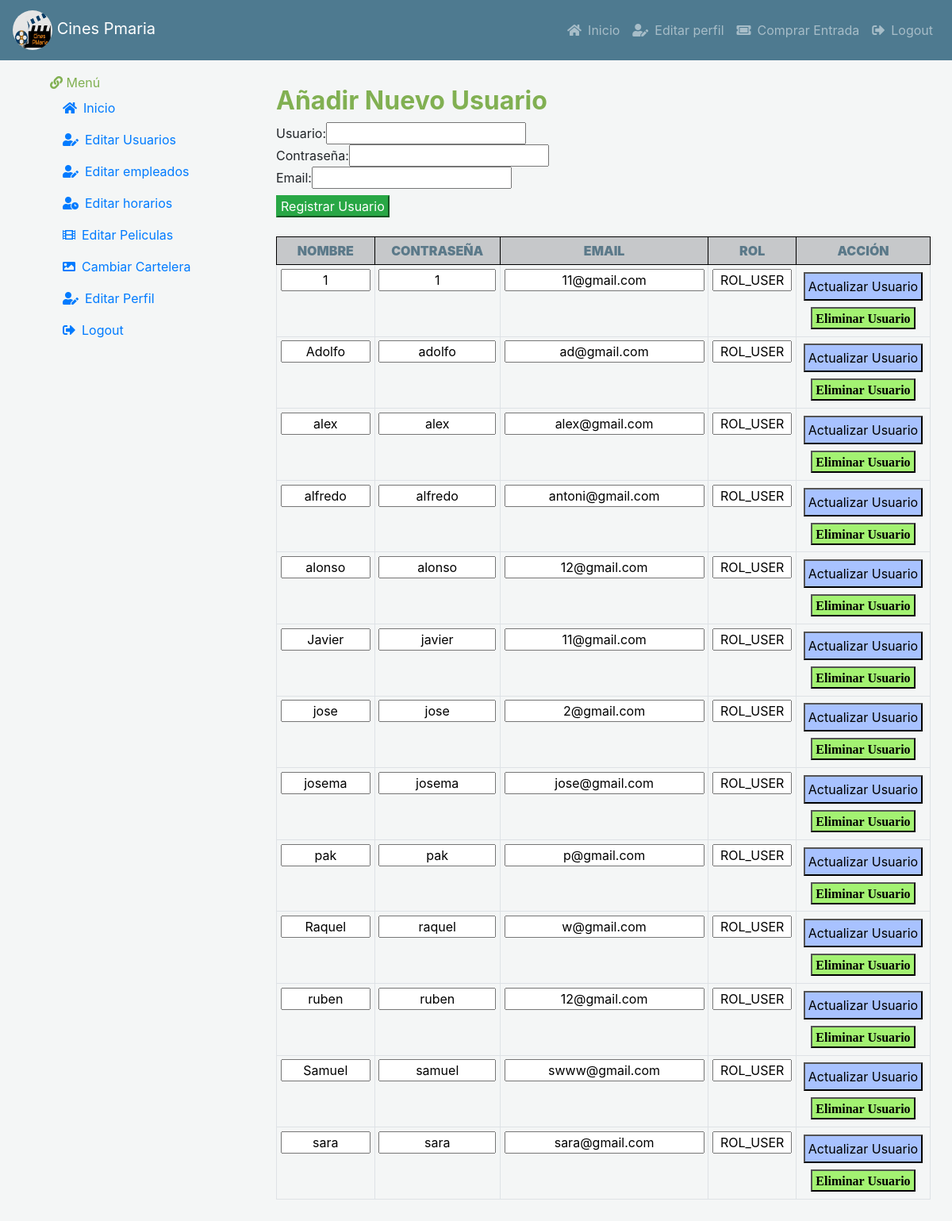
The app's page /vista/indexEditUsers.php (signed in) with its own data.
### tables this page shows
CREATE TABLE `usuarios` (
  `usuario` varchar(25) NOT NULL,
  `contrasena` varchar(25) NOT NULL,
  `email` varchar(30) NOT NULL,
  `ROL` varchar(20) NOT NULL DEFAULT 'ROL_USER',
  `activo` int(5) NOT NULL DEFAULT 1,
  `horario` int(5) NOT NULL DEFAULT -1
);

### modelo/conexion.php (called while the page is built, shortened)
<?php
  class Conexion{
    private $conexion;
    public function __construct(){
      $this->servidor = "localhost";
      $this->usuario = "root";
      $this->clave = "";
      $this->base = "cinespmaria";
      $this->conexion = new mysqli($this->servidor, $this->usuario,
      $this->clave, $this->base);
    }
    public function ejecutarConsulta( $sql){
      $contenedor = $this->conexion->query($sql);
      return $contenedor->fetch_all();
    }
  }
 ?>

### modelo/userModelo.php (called while the page is built, shortened)
<?php
  class Users {
    public static function listaUsuarios(){
      $con = new Conexion();
      $cont = $con->ejecutarConsulta("SELECT * FROM usuarios WHERE ROL LIKE 'ROL_USER'");
      return $cont;
    }
    public static function userRol($user){
      $con = new Conexion();
      $cont = $con->ejecutarConsulta("SELECT * from usuarios WHERE usuario = '$user'");
      return $cont;
    }
  }
 ?>

### vista/editUsuarios.php (the view, shortened to what this page needs)
      <h2 class="text-success"><b> Añadir Nuevo Usuario </b></h2>
       <form  autocomplete="off" method="POST" action= '../controlador/añadirUser.php'>
           Usuario:<input type="text" name="usuario" value="<?php if(isset($_POST['usuario'])) echo $_POST['usuario'];  ?>" required />
           <?php if(isset($_POST['registrar']) && empty($_POST['usuario'])) echo "<span style='color:red'><--¡Debe introducir un nombre de usuario!</span>"; ?><br>
           Contraseña:<input type="password" name="contraseña" value="<?php if(isset($_POST['contraseña'])) echo $_POST['contraseña']; ?>" required/>
           <?php if(isset($_POST['registrar']) && empty($_POST['contraseña'])) echo "<span style='color:red'><--¡Debes introducir un password!</span>"; ?><br>
             Email:<input type="email" name="email" value="<?php if(isset($_POST['email'])) echo $_POST['email']; ?>" required /><br>
           <input type="submit" value="Registrar Usuario" name="registrar" class="btn-success mt-2 px-1"/>
       </form>
      <br/>
        <table class="table table-bordered table-hover table-sm text-center">
        <thead>
          <tr class='text-dark table-dark'>
            <th style="border: 1px solid black;" class="text-blue"><b>NOMBRE</b></th>
            <th style="border: 1px solid black;" class="text-blue"><b>CONTRASEÑA</b></th>
            <th style="border: 1px solid black;" class="text-blue"><b>EMAIL</b></th>
            <th style="border: 1px solid black;" class="text-blue"><b>ROL</b></th>
            <th style="border: 1px solid black;" class="text-blue"><b>ACCIÓN</b></th>
         </tr>
       </thead>
        <?php
        foreach (Users::listaUsuarios() as $listauser) {
          ?>
          <form name = "formulario" method="POST" action= '../controlador/actualizarUser.php'>
          <?php
          echo "<tr>";
           echo "<td ><input name=newUser value =" . $listauser[0] . " style='width : 150px;'  class='w-100 text-center'> </td>" ;
          echo "<td> <input name=contrasena value =" . $listauser[1] .  " style='width : 150px;'  class='w-100 text-center'> </td>" ;
          echo "<td> <input name=email value =" . $listauser[2] . "  class=' text-center'></td>";
          echo "<td> <input name=roll value =" . $listauser[3] .  "  style='width : 100px;'   class='text-center'> </td>" ;
          echo "<td>";
           ?>
        <input type="submit" value="Actualizar Usuario" name="editUser"  class="btn-bClaro m-1 p-1"/>
        </form>
          <form name = "formulario" method="POST" action= '../controlador/eliminarUser.php'>
        <input type="submit" value="Eliminar Usuario" name="deleteUser" class=" fas btn-rClaro m-1 p-1">
        </form>
      <?php
   }
    echo "</table>";
?>

### css/style.css (style rules this page uses)
* { margin:0; padding: 0; }
body { background-color: #f4f6f6 ; }
.text-blue { color: #5b7989; }
.text-success { color: #81B052 !important; }
.btn-bClaro { background-color: #a8c2ff !important; }
.btn-rClaro { background-color: #a3f272 !important; }

### records on screen
usuarios: newUser "1", contrasena "1", email "11@gmail.com", roll "ROL_USER"
usuarios: newUser "Adolfo", contrasena "adolfo", email "ad@gmail.com", roll "ROL_USER"
usuarios: newUser "alex", contrasena "alex", email "alex@gmail.com", roll "ROL_USER"
usuarios: newUser "alfredo", contrasena "alfredo", email "antoni@gmail.com", roll "ROL_USER"
usuarios: newUser "alonso", contrasena "alonso", email "12@gmail.com", roll "ROL_USER"
usuarios: newUser "Javier", contrasena "javier", email "11@gmail.com", roll "ROL_USER"
usuarios: newUser "jose", contrasena "jose", email "2@gmail.com", roll "ROL_USER"
usuarios: newUser "josema", contrasena "josema", email "jose@gmail.com", roll "ROL_USER"
usuarios: newUser "pak", contrasena "pak", email "p@gmail.com", roll "ROL_USER"
usuarios: newUser "Raquel", contrasena "raquel", email "w@gmail.com", roll "ROL_USER"
usuarios: newUser "ruben", contrasena "ruben", email "12@gmail.com", roll "ROL_USER"
usuarios: newUser "Samuel", contrasena "samuel", email "swww@gmail.com", roll "ROL_USER"
usuarios: newUser "sara", contrasena "sara", email "sara@gmail.com", roll "ROL_USER"
